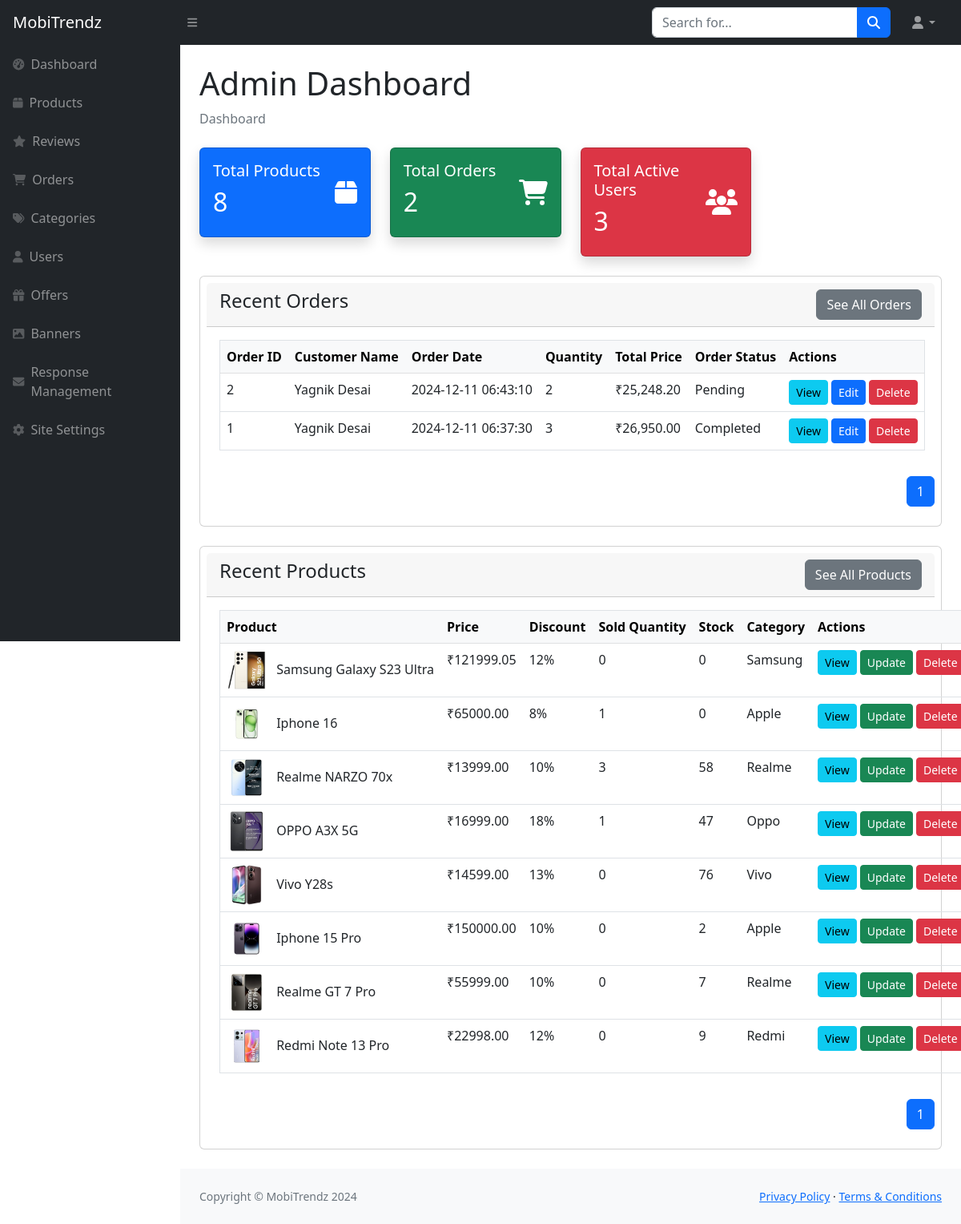
The app's page /Admin/index.php, older data.
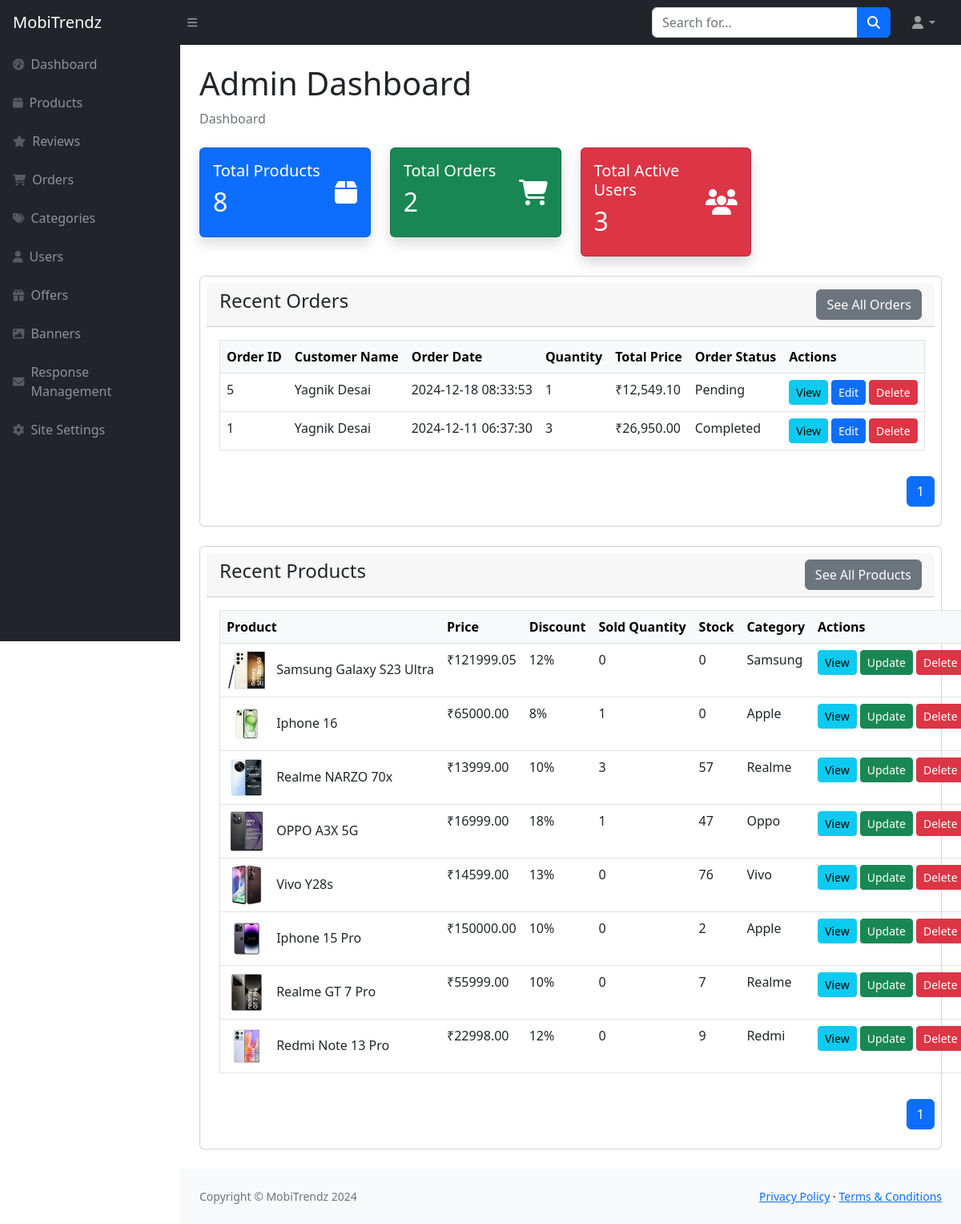
The same page, newer data.
### tables this page shows
CREATE TABLE `order_header_tbl` (
  `Order_Id` int NOT NULL,
  `User_Id` int NOT NULL,
  `Order_Date` datetime NOT NULL,
  `Order_Status` varchar(10) NOT NULL,
  `Shipping_Address_Id` int NOT NULL,
  `Shipping_Charge` float NOT NULL DEFAULT '0',
  `Total` double NOT NULL DEFAULT '0',
  `Payment_Mode` varchar(50) DEFAULT 'Cash on Delivery'
);

CREATE TABLE `user_details_tbl` (
  `User_Id` int NOT NULL,
  `User_Role_Id` int DEFAULT '0',
  `Name` varchar(50) NOT NULL,
  `Password` varchar(20) NOT NULL,
  `Email` varchar(320) NOT NULL,
  `Mobile_No` varchar(20) NOT NULL,
  `Active_Status` tinyint NOT NULL,
  `Profile_Picture` varchar(255) DEFAULT 'default-img.png'
);

CREATE TABLE `product_details_tbl` (
  `Product_Id` int NOT NULL,
  `Category_Id` int NOT NULL,
  `Product_Name` varchar(100) NOT NULL,
  `Description` text NOT NULL,
  `Product_Image` varchar(255) NOT NULL,
  `Sale_Price` decimal(10,2) NOT NULL,
  `Cost_Price` decimal(10,2) NOT NULL,
  `Discount` tinyint NOT NULL,
  `stock` int NOT NULL DEFAULT '0',
  `Display` varchar(200) NOT NULL,
  `Processor` varchar(200) NOT NULL,
  `RAM` varchar(100) NOT NULL,
  `Storage` varchar(100) NOT NULL,
  `Rear_Camera` varchar(100) NOT NULL,
  `Front_Camera` varchar(100) NOT NULL,
  `Battery` varchar(200) NOT NULL,
  `Operating_System` varchar(200) NOT NULL,
  `Color` varchar(100) NOT NULL,
  `is_active` tinyint NOT NULL DEFAULT '1'
);

CREATE TABLE `category_details_tbl` (
  `Category_Id` int NOT NULL,
  `Category_Name` varchar(100) NOT NULL,
  `Parent_Category_Id` int DEFAULT NULL
);

### Admin/common/products-table.php (the view, shortened to what the changed rows need)
<?php
    $search = isset($_GET['search']) ? $_GET['search'] : '';
    $search_query = '';
    $query = "
        SELECT
            product.Discount,
            product.Product_Name,
            product.Product_Id,
            product.Product_Image,
            category.Category_Name,
            product.Sale_Price,
            product.stock,
            COUNT(o.Order_Id) AS Sold_Quantity,
            product.is_active
        FROM category_details_tbl AS category
        RIGHT JOIN product_details_tbl AS product ON category.Category_Id = product.Category_Id
        LEFT JOIN order_details_tbl AS o ON product.Product_Id = o.Product_Id
        $search_query
        GROUP BY product.Product_Id
        HAVING product.is_active = 1
    ";
    $total_result = mysqli_query($con, $query);
    $total_records = mysqli_num_rows($total_result);
    $records_per_page = 10;
    $total_pages = ceil($total_records / $records_per_page);
    $page = isset($_GET['page']) ? $_GET['page'] : 1;
    $start_from = ($page - 1) * $records_per_page;
    $query .= " LIMIT $start_from, $records_per_page ";
    $result = mysqli_query($con, $query);
?>
            <div class="card-body">
                <table class="table border text-nowrap">
                    <thead class="table-light">
                        <tr>
                            <th>Product</th>
                            <th>Price</th>
                            <th>Discount</th>
                            <th>Sold Quantity</th>
                            <th>Stock</th>
                            <th>Category</th>
                            <th>Actions</th>
                        </tr>
                    </thead>
                    <tbody>
                        <?php
                            if(mysqli_num_rows($result)){
                                while($product = mysqli_fetch_assoc($result)) {
                                    ?>
                                    <tr>
                                        <td>
                                            <img src="../img/items/products/<?php echo $product['Product_Image']; ?>" alt="<?php echo $product['Product_Name']; ?>" style="width: 50px; height: 50px; object-fit: cover;">
                                            <span class="ms-2"><?php echo $product['Product_Name']; ?></span>
                                        </td>
                                        <td>₹<?php echo $product['Sale_Price']; ?></td>
                                        <td><?php echo $product['Discount']; ?>%</td>
                                        <td><?php echo $product['Sold_Quantity']; ?></td>
                                        <td><?php echo $product['stock']; ?></td>
                                        <td><?php echo $product['Category_Name']; ?></td>
                                        <td>
                                            <div class="d-flex flex-nowrap">
                                                <a class="btn btn-info btn-sm me-1" href="view-product.php?product_id=<?php echo $product['Product_Id']; ?>">View</a>
                                                <a class="btn btn-success btn-sm me-1" href="update-product.php?product_id=<?php echo $product['Product_Id']; ?>">Update</a>
                                                <button class="btn btn-danger btn-sm" data-bs-toggle="modal" data-bs-target="#deleteModal<?php echo $product['Product_Id']; ?>" data-id="<?php echo $product['Product_Id']; ?>">Delete</button>
                                            </div>
                                        </td>
                                    </tr>
                                    <?php
                                }
                            }
                            else{
                                echo "<tr>
                                    <td colspan='7'>There is no products to display!</td>
                                </tr>";
                            }
                        ?>
                    </tbody>
                </table>
            </div>
            <div class="d-flex justify-content-end">
               <nav aria-label="Page navigation example">
                    <ul class="pagination">
                        <?php
                            for ($i = 1; $i <= $total_pages; $i++) {
                                echo "<li class='page-item " . ($i == $page ? 'active' : '') . "'><a class='page-link' href='?page=" . $i . "&search=" . $search . "'>" . $i . "</a></li>";
                            }
                        ?>
                    </ul>
                </nav>
            </div>

### Admin/common/order-table.php (shortened to what the changed rows need)
<?php
$search = isset($_GET['search']) ? $_GET['search'] : '';
$search_query = '';
$query = "
    SELECT
        oh.Order_Id,
        u.Name AS Name,
        oh.Order_Date,
        SUM(od.Quantity) AS Total_Quantity,
        oh.Total AS Total_Price,
        oh.Order_Status
    FROM order_header_tbl oh
    JOIN user_details_tbl u ON oh.User_Id = u.User_Id
    JOIN order_details_tbl od ON oh.Order_Id = od.Order_Id
    $search_query
    GROUP BY oh.Order_Id, u.Name, oh.Order_Date, oh.Order_Status
    ORDER BY oh.Order_Date DESC
";
$result = mysqli_query($con, $query);
$total_records = mysqli_num_rows($result);
$records_per_page = 10;
$total_pages = ceil($total_records / $records_per_page);
$page = isset($_GET['page']) ? $_GET['page'] : 1;
$start_from = ($page - 1) * $records_per_page;
$query .= " LIMIT $start_from, $records_per_page";
$result = mysqli_query($con, $query);
?>
            <div class="card-body">
                <table class="table border text-nowrap">
                    <thead class="table-light">
                        <tr>
                            <th>Order ID</th>
                            <th>Customer Name</th>
                            <th>Order Date</th>
                            <th>Quantity</th>
                            <th>Total Price</th>
                            <th>Order Status</th>
                            <th>Actions</th>
                        </tr>
                    </thead>
                    <tbody>
                        <?php
                        if (mysqli_num_rows($result) > 0)
                        {
                            while ($row = mysqli_fetch_assoc($result))
                            {
                                ?>
                                <tr>
                                <td><?php echo $row['Order_Id']; ?></td>
                                <td><a <?php echo $row["Name"]; ?> ><?php echo $row["Name"]; ?></a></td>
                                <td><?php echo $row['Order_Date']; ?></td>
                                <td><?php echo $row['Total_Quantity']; ?></td>
                                <td>₹<?php echo number_format($row['Total_Price'], 2); ?></td>
                                <td><?php echo $row['Order_Status']; ?></td>
                                <td>
                                    <div class='d-flex flex-nowrap'>
                                        <a href='view-order.php?order_id=<?php echo $row["Order_Id"]; ?>' class='btn btn-info btn-sm me-1'>View</a>
                                        <a href='update-order.php?order_id=<?php echo $row["Order_Id"]; ?>' class='btn btn-primary btn-sm me-1'>Edit</a>
                                        <button class='btn btn-danger btn-sm' data-bs-toggle='modal' data-bs-target='#deleteModal<?php echo $row["Order_Id"]; ?>'>Delete</button>
                                    </div>
                                </td>
                            </tr>
                                <?php
                            }
                        } else {
                            echo "<tr><td colspan='7' class='text-center'>No orders found.</td></tr>";
                        }
                        ?>
                    </tbody>
                </table>
            </div>
            <div class="d-flex justify-content-end">
               <nav aria-label="Page navigation example">
                    <ul class="pagination">
                        <?php
                            for ($i = 1; $i <= $total_pages; $i++) {
                                echo "<li class='page-item " . ($i == $page ? 'active' : '') . "'><a class='page-link' href='?page=" . $i . "&search=" . $search . "'>" . $i . "</a></li>";
                            }
                        ?>
                    </ul>
                </nav>
            </div>

Row changes from the older to the newer data that the page shows:
removed order_header_tbl: Order_Id "2", User_Id.Name "Yagnik Desai", Order_Date "2024-12-11 06:43:10", Total_Quantity "2", Total "25,248.20", Order_Status "Pending"
added order_header_tbl: Order_Id "5", User_Id.Name "Yagnik Desai", Order_Date "2024-12-18 08:33:53", Total_Quantity "1", Total "12,549.10", Order_Status "Pending"
changed product_details_tbl "Realme NARZO 70x": stock "58" → "57"
